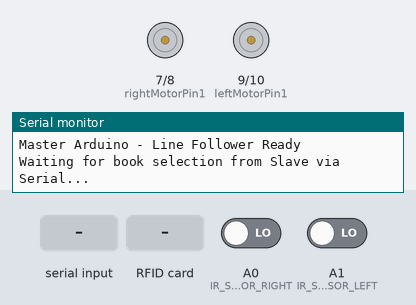
Bench run of a sketch on a simulated Arduino Uno, built with avr-gcc and run on an emulated ATmega328P. Parts: motor-driver pin pairs drawn as motors (green arrow = first pin HIGH = forward, orange = second pin HIGH = backward, longer = more drive, scaled by the enable pin), the last lines printed to the serial monitor. Inputs (shaded band) come from the test bench; at power-on: A0 (IR_SENSOR_RIGHT) LOW, A1 (IR_SENSOR_LEFT) LOW.

Above: at 1.2 s.
1.3 s: "S1\n" received over the second serial link
At 2.1 s:
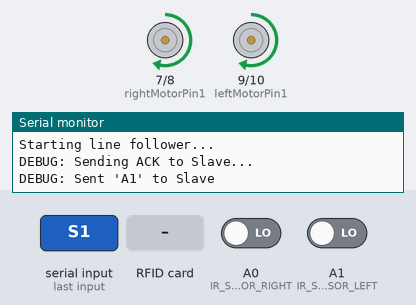
2.9 s: A0 (IR_SENSOR_RIGHT) driven HIGH
At 4.1 s:
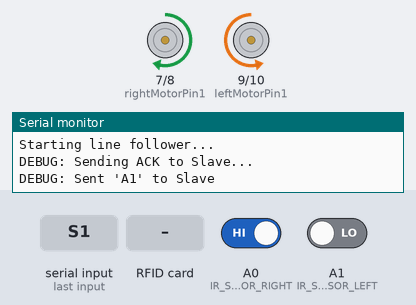
4.4 s: RFID card 00 AD A9 2B held to the reader
At 4.8 s:
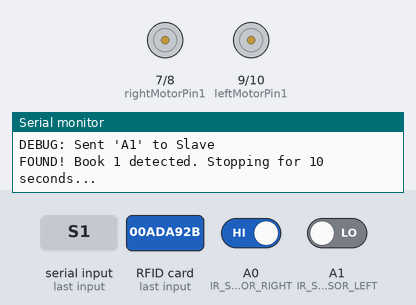
7.4 s: "S6\n" received over the second serial link
9.0 s: A0 (IR_SENSOR_RIGHT) driven LOW
At 9.5 s:
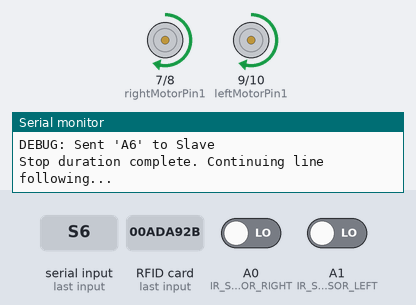
Timing chart, 0 to 11.5 s (numbered marks = the images above; inputs shaded):
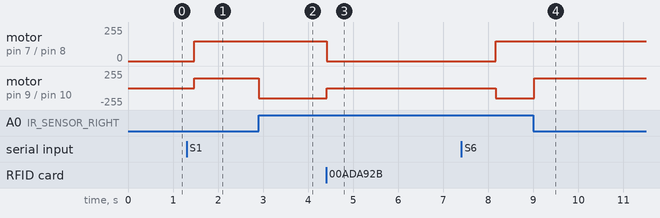

Measured:
- after the input at 1.3 s, motor on pin 7 (rightMotorPin1) / pin 8 (rightMotorPin2), motor on pin 9 (leftMotorPin1) / pin 10 (leftMotorPin2): stopped → forward 150/255 after 0.17 s
- after the input at 2.9 s, motor on pin 9 (leftMotorPin1) / pin 10 (leftMotorPin2): forward 150/255 → backward 150/255 at once
- after the input at 4.4 s, motor on pin 7 (rightMotorPin1) / pin 8 (rightMotorPin2): forward 150/255 → stopped at once; motor on pin 9 (leftMotorPin1) / pin 10 (leftMotorPin2): backward 150/255 → stopped at once
- after the input at 9.0 s, motor on pin 9 (leftMotorPin1) / pin 10 (leftMotorPin2): backward 150/255 → forward 150/255 at once

The sketch:

Master_LineFollower_Serial.ino
```cpp
// MASTER ARDUINO - Line Follower with RFID Detection
// This Arduino controls the motors and line following
// Receives selected book number from Slave Arduino via Serial (RX/TX)

#include <SPI.h>
#include <MFRC522.h>
#include <SoftwareSerial.h>

// IR Sensors (analog pins to avoid SPI conflict)
#define IR_SENSOR_RIGHT A0
#define IR_SENSOR_LEFT A1
#define MOTOR_SPEED 150

// RFID Pins (for detecting books on the shelf)
#define SS_PIN 4
#define RST_PIN 2

// Software Serial for communication with Slave
// RX on Master = TX on Slave, TX on Master = RX on Slave
#define MASTER_RX 3  // Connect to Slave TX
#define MASTER_TX A2 // Connect to Slave RX (moved from D11 to free MOSI!)

// RFID Instance
MFRC522 rfid(SS_PIN, RST_PIN);

// Software Serial Instance
SoftwareSerial slaveSerial(MASTER_RX, MASTER_TX);

// Right motor
int enableRightMotor = 6;
int rightMotorPin1 = 7;
int rightMotorPin2 = 8;

// Left motor
int enableLeftMotor = 5;
int leftMotorPin1 = 9;
int leftMotorPin2 = 10;

// RFID tag detection variables
unsigned long stopStartTime = 0;
bool isStopped = false;
const unsigned long stopDuration = 30000; // Stop for 30 seconds

// Book selection from slave
int selectedBook = 0; // 0 = no book selected, 1-6 = book number
bool bookFoundAndProcessed = false; // Track if book was already found in this session

// All book RFID tags (same as in book_select.ino)
byte book1[] = {0x00, 0xAD, 0xA9, 0x2B};
byte book2[] = {0x30, 0xE7, 0xA8, 0x2B};
byte book3[] = {0xA0, 0x9D, 0xB5, 0x2B};
byte book4[] = {0x10, 0x2C, 0xAC, 0x2B};
byte book5[] = {0x90, 0xFA, 0xBA, 0x2B};
byte book6[] = {0xD5, 0x3A, 0x7F, 0x1E}; // Changed to random UID

// Home position tag (uses old book 6 UID)
byte homeTag[] = {0xC9, 0x7D, 0x6A, 0x05};

void setup()
{
  Serial.begin(9600); // For debugging
  slaveSerial.begin(9600); // For communication with Slave

  // The problem with TT gear motors is that, at very low pwm value it does not even rotate.
  // If we increase the PWM value then it rotates faster and our robot is not controlled in that speed and goes out of line.
  // For that we need to increase the frequency of analogWrite.
  // Below line is important to change the frequency of PWM signal on pin D5 and D6
  // Because of this, motor runs in controlled manner (lower speed) at high PWM value.
  // This sets frequency as 7812.5 hz.
  TCCR0B = TCCR0B & B11111000 | B00000010;

  // Initialize SPI and RFID
  SPI.begin();
  rfid.PCD_Init();

  // Motor pins setup
  pinMode(enableRightMotor, OUTPUT);
  pinMode(rightMotorPin1, OUTPUT);
  pinMode(rightMotorPin2, OUTPUT);

  pinMode(enableLeftMotor, OUTPUT);
  pinMode(leftMotorPin1, OUTPUT);
  pinMode(leftMotorPin2, OUTPUT);

  pinMode(IR_SENSOR_RIGHT, INPUT);
  pinMode(IR_SENSOR_LEFT, INPUT);

  rotateMotor(0, 0);

  Serial.println("Master Arduino - Line Follower Ready");
  Serial.println("Waiting for book selection from Slave via Serial...");
}


void loop()
{
  // Check for incoming data from Slave
  checkSlaveCommand();

  // Only start line following if a book has been selected
  if (selectedBook == 0) {
    // No book selected, keep motors stopped
    rotateMotor(0, 0);
    delay(100);
    return;
  }

  // Check for RFID tag (non-blocking)
  checkRFIDTag();

  // If stopped due to RFID detection, wait for duration
  if (isStopped) {
    if (millis() - stopStartTime < stopDuration) {
      rotateMotor(0, 0); // Keep motors stopped
      return; // Skip line following logic
    } else {
      isStopped = false; // Resume movement - keep selectedBook active!
      Serial.println("Stop duration complete. Continuing line following...");

      // Do NOT send reset or change selectedBook
      // Robot continues following the line indefinitely
    }
  }

  // Read sensors immediately with no delay
  int rightIRSensorValue = digitalRead(IR_SENSOR_RIGHT);
  int leftIRSensorValue = digitalRead(IR_SENSOR_LEFT);

  // Immediate motor response based on sensor readings - NO DELAYS
  if (rightIRSensorValue == LOW && leftIRSensorValue == LOW)
  {
    // Both sensors on black - go straight
    rotateMotor(MOTOR_SPEED, MOTOR_SPEED);
  }
  else if (rightIRSensorValue == LOW && leftIRSensorValue == HIGH)
  {
    // Right sensor on black, left on white - turn right
    rotateMotor(-MOTOR_SPEED, MOTOR_SPEED);
  }
  else if (rightIRSensorValue == HIGH && leftIRSensorValue == LOW)
  {
    // Left sensor on black, right on white - turn left
    rotateMotor(MOTOR_SPEED, -MOTOR_SPEED);
  }
  else
  {
    // Both sensors on white - stop
    rotateMotor(0, 0);
  }

  // NO DELAY - immediate loop restart for fastest response
}

void checkSlaveCommand()
{
  if (slaveSerial.available() > 0) {
    Serial.println("DEBUG: Data available from Slave!");
    String command = slaveSerial.readStringUntil('\n');
    command.trim();

    Serial.print("DEBUG: Received from Slave: '");
    Serial.print(command);
    Serial.println("'");

    if (command.startsWith("S")) { // 'S' for Select
      // Format: "S1" to "S6"
      int bookNum = command.substring(1).toInt();
      if (bookNum >= 1 && bookNum <= 6) {
        selectedBook = bookNum;
        bookFoundAndProcessed = false; // Reset flag for new search
        Serial.print("Received book selection from Slave: Book ");
        Serial.println(selectedBook);
        Serial.println("Starting line follower...");

        // Send acknowledgment to Slave
        Serial.println("DEBUG: Sending ACK to Slave...");
        slaveSerial.print("A");
        slaveSerial.println(selectedBook); // 'A' for Acknowledge
        Serial.print("DEBUG: Sent 'A");
        Serial.print(selectedBook);
        Serial.println("' to Slave");
      } else {
        Serial.print("ERROR: Invalid book number: ");
        Serial.println(bookNum);
      }
    }
    else if (command == "R") { // 'R' for Reset from Slave
      selectedBook = 0;
      isStopped = false;
      bookFoundAndProcessed = false;
      Serial.println("Selection reset by Slave");
    } else {
      Serial.print("ERROR: Unknown command: ");
      Serial.println(command);
    }
  }
}

void checkRFIDTag()
{
  // Skip RFID checking if book already found in this session
  if (bookFoundAndProcessed) {
    return;
  }

  // Check for new card
  if (!rfid.PICC_IsNewCardPresent())
    return;

  // Verify if the card can be read
  if (!rfid.PICC_ReadCardSerial()) {
    return; // Silent fail for speed
  }

  // Check if detected tag matches the selected book
  bool isSelectedBook = false;
  byte* selectedBookUID = nullptr;

  switch (selectedBook) {
    case 1:
      selectedBookUID = book1;
      break;
    case 2:
      selectedBookUID = book2;
      break;
    case 3:
      selectedBookUID = book3;
      break;
    case 4:
      selectedBookUID = book4;
      break;
    case 5:
      selectedBookUID = book5;
      break;
    case 6:
      selectedBookUID = book6;
      break;
  }

  // Compare UID
  if (selectedBookUID != nullptr && rfid.uid.size == 4) {
    isSelectedBook = true;
    for (byte i = 0; i < 4; i++) {
      if (rfid.uid.uidByte[i] != selectedBookUID[i]) {
        isSelectedBook = false;
        break;
      }
    }
  }

  // Only stop if it's the selected book AND not already processed
  if (isSelectedBook && !bookFoundAndProcessed) {
    rotateMotor(0, 0);
    isStopped = true;
    bookFoundAndProcessed = true; // Mark as processed
    stopStartTime = millis();

    Serial.print("FOUND! Book ");
    Serial.print(selectedBook);
    Serial.println(" detected. Stopping for 10 seconds...");

    // Send confirmation to slave Arduino
    slaveSerial.print("F");
    slaveSerial.println(selectedBook); // 'F' for Found
  }

  // Check for Home tag
  bool isHomeTag = false;
  if (rfid.uid.size == 4) {
    isHomeTag = true;
    for (byte i = 0; i < 4; i++) {
      if (rfid.uid.uidByte[i] != homeTag[i]) {
        isHomeTag = false;
        break;
      }
    }
  }

  if (isHomeTag) {
    if (bookFoundAndProcessed) {
      // Book was found, now at home - automatic reset
      Serial.println("Home detected after book found - Auto resetting...");
      rotateMotor(0, 0);

      // Send reset command to Slave
      slaveSerial.println("R");

      // Reset local state
      selectedBook = 0;
      isStopped = false;
      bookFoundAndProcessed = false;

      delay(2000); // Wait before accepting new selection
    } else if (selectedBook > 0) {
      // Book was selected but not found yet
      Serial.println("Home detected - Book not found!");
      rotateMotor(0, 0);

      // Send "not found" message to Slave
      slaveSerial.println("N"); // 'N' for Not found

      // Reset state
      selectedBook = 0;
      isStopped = false;
      bookFoundAndProcessed = false;

      delay(2000);
    }
  }

  rfid.PICC_HaltA(); // Halt the card
}

void rotateMotor(int rightMotorSpeed, int leftMotorSpeed)
{
  if (rightMotorSpeed < 0)
  {
    digitalWrite(rightMotorPin1, LOW);
    digitalWrite(rightMotorPin2, HIGH);
  }
  else if (rightMotorSpeed > 0)
  {
    digitalWrite(rightMotorPin1, HIGH);
    digitalWrite(rightMotorPin2, LOW);
  }
  else
  {
    digitalWrite(rightMotorPin1, LOW);
    digitalWrite(rightMotorPin2, LOW);
  }

  if (leftMotorSpeed < 0)
  {
    digitalWrite(leftMotorPin1, LOW);
    digitalWrite(leftMotorPin2, HIGH);
  }
  else if (leftMotorSpeed > 0)
  {
    digitalWrite(leftMotorPin1, HIGH);
    digitalWrite(leftMotorPin2, LOW);
  }
  else
  {
    digitalWrite(leftMotorPin1, LOW);
    digitalWrite(leftMotorPin2, LOW);
  }
  analogWrite(enableRightMotor, abs(rightMotorSpeed));
  analogWrite(enableLeftMotor, abs(leftMotorSpeed));
}
```
